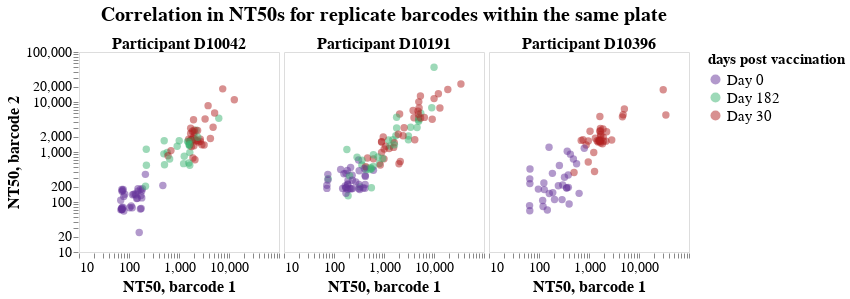

This figure's notebook cell:
### Code cell
alt.Chart(plate13_pivot).mark_point(filled=True).encode( 
    x=alt.X('bar1', scale=alt.Scale(type="log"),axis=alt.Axis(title="NT50, barcode 1")), 
    y=alt.Y('bar2', scale=alt.Scale(type="log"),axis=alt.Axis(title="NT50, barcode 2")),
    color =alt.Color('day:N', sort=['d0','d30','d182'], title="days post vaccination",legend=alt.Legend(orient='right',labelLimit= 0)).scale(range = ['rebeccapurple', 'mediumseagreen', 'firebrick']),
    opacity=alt.value(0.5),
    size=alt.value(55),
    facet=alt.Facet(
    "individual:N",
    header=alt.Header(
        labelFontSize=16, labelFontStyle="bold", labelPadding=0, title="Correlation in NT50s for replicate barcodes within the same plate", titleFontSize=20
    ),
    spacing=3,
    columns=3,
            )
).properties(width = 200, height = 200).configure_axis(grid=False, domain=False,labelFontSize=14,titleFontSize=16).configure_legend(titleAlign='left',labelLimit= 0,
titleFontSize=15,
labelFontSize=15
)

### Figure 1 — Vega-Lite specification as saved in the notebook (floating-point values rounded to 4 significant figures; data arrays with more than 128 entries replaced by an {"elided": "..."} marker saying what was removed)
{"config": {"view": {"continuousWidth": 300, "continuousHeight": 300}, "axis": {"domain": false, "grid": false, "labelFontSize": 14, "titleFontSize": 16}, "legend": {"labelFontSize": 15, "labelLimit": 0, "titleAlign": "left", "titleFontSize": 15}}, "data": {"name": "data-2d8dbf42ba1264174e58e019edb036da"}, "mark": {"type": "point", "filled": true}, "encoding": {"color": {"field": "day", "legend": {"labelLimit": 0, "orient": "right"}, "scale": {"range": ["rebeccapurple", "mediumseagreen", "firebrick"]}, "sort": ["d0", "d30", "d182"], "title": "days post vaccination", "type": "nominal"}, "facet": {"columns": 3, "field": "individual", "header": {"labelFontSize": 16, "labelFontStyle": "bold", "labelPadding": 0, "title": "Correlation in NT50s for replicate barcodes within the same plate", "titleFontSize": 20}, "spacing": 3, "type": "nominal"}, "opacity": {"value": 0.5}, "size": {"value": 55}, "x": {"axis": {"title": "NT50, barcode 1"}, "field": "bar1", "scale": {"type": "log"}, "type": "quantitative"}, "y": {"axis": {"title": "NT50, barcode 2"}, "field": "bar2", "scale": {"type": "log"}, "type": "quantitative"}}, "height": 200, "width": 200, "$schema": "https://vega.github.io/schema/vega-lite/v5.16.3.json", "datasets": {"data-2d8dbf42ba1264174e58e019edb036da": {"elided": "288 records"}}}
